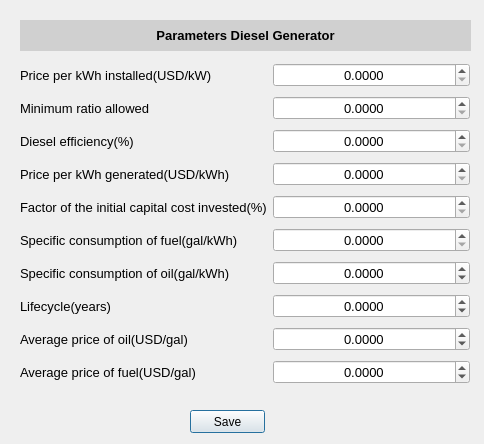
<?xml version="1.0" encoding="UTF-8"?>
<ui version="4.0">
 <class>Dialog</class>
 <widget class="QDialog" name="Dialog">
  <property name="geometry">
   <rect>
    <x>0</x>
    <y>0</y>
    <width>484</width>
    <height>444</height>
   </rect>
  </property>
  <property name="windowTitle">
   <string>Dialog</string>
  </property>
  <widget class="QWidget" name="gridLayoutWidget">
   <property name="geometry">
    <rect>
     <x>20</x>
     <y>60</y>
     <width>450</width>
     <height>335</height>
    </rect>
   </property>
   <layout class="QGridLayout" name="gridLayout">
    <item row="1" column="1">
     <widget class="QDoubleSpinBox" name="doubleSpinBox_4">
      <property name="font">
       <font>
        <pointsize>10</pointsize>
       </font>
      </property>
      <property name="layoutDirection">
       <enum>Qt::LeftToRight</enum>
      </property>
      <property name="alignment">
       <set>Qt::AlignCenter</set>
      </property>
      <property name="decimals">
       <number>4</number>
      </property>
      <property name="maximum">
       <double>10000.000000000000000</double>
      </property>
     </widget>
    </item>
    <item row="8" column="1">
     <widget class="QDoubleSpinBox" name="doubleSpinBox_9">
      <property name="font">
       <font>
        <pointsize>10</pointsize>
       </font>
      </property>
      <property name="layoutDirection">
       <enum>Qt::LeftToRight</enum>
      </property>
      <property name="alignment">
       <set>Qt::AlignCenter</set>
      </property>
      <property name="decimals">
       <number>4</number>
      </property>
      <property name="minimum">
       <double>-1000.000000000000000</double>
      </property>
      <property name="maximum">
       <double>10000.000000000000000</double>
      </property>
     </widget>
    </item>
    <item row="10" column="0">
     <widget class="QLabel" name="label_11">
      <property name="font">
       <font>
        <pointsize>10</pointsize>
       </font>
      </property>
      <property name="text">
       <string>Average price of fuel(USD/gal)</string>
      </property>
     </widget>
    </item>
    <item row="9" column="0">
     <widget class="QLabel" name="label_10">
      <property name="font">
       <font>
        <pointsize>10</pointsize>
       </font>
      </property>
      <property name="text">
       <string>Average price of oil(USD/gal)</string>
      </property>
     </widget>
    </item>
    <item row="10" column="1">
     <widget class="QDoubleSpinBox" name="doubleSpinBox_11">
      <property name="font">
       <font>
        <pointsize>10</pointsize>
       </font>
      </property>
      <property name="layoutDirection">
       <enum>Qt::LeftToRight</enum>
      </property>
      <property name="alignment">
       <set>Qt::AlignCenter</set>
      </property>
      <property name="decimals">
       <number>4</number>
      </property>
      <property name="minimum">
       <double>-1000.000000000000000</double>
      </property>
      <property name="maximum">
       <double>10000.000000000000000</double>
      </property>
     </widget>
    </item>
    <item row="3" column="0">
     <widget class="QLabel" name="label_4">
      <property name="font">
       <font>
        <pointsize>10</pointsize>
       </font>
      </property>
      <property name="text">
       <string>Diesel efficiency(%)</string>
      </property>
     </widget>
    </item>
    <item row="9" column="1">
     <widget class="QDoubleSpinBox" name="doubleSpinBox_10">
      <property name="font">
       <font>
        <pointsize>10</pointsize>
       </font>
      </property>
      <property name="layoutDirection">
       <enum>Qt::LeftToRight</enum>
      </property>
      <property name="alignment">
       <set>Qt::AlignCenter</set>
      </property>
      <property name="decimals">
       <number>4</number>
      </property>
      <property name="minimum">
       <double>-1000.000000000000000</double>
      </property>
      <property name="maximum">
       <double>10000.000000000000000</double>
      </property>
     </widget>
    </item>
    <item row="5" column="1">
     <widget class="QDoubleSpinBox" name="doubleSpinBox_6">
      <property name="font">
       <font>
        <pointsize>10</pointsize>
       </font>
      </property>
      <property name="layoutDirection">
       <enum>Qt::LeftToRight</enum>
      </property>
      <property name="alignment">
       <set>Qt::AlignCenter</set>
      </property>
      <property name="decimals">
       <number>4</number>
      </property>
      <property name="maximum">
       <double>10000.000000000000000</double>
      </property>
     </widget>
    </item>
    <item row="3" column="1">
     <widget class="QDoubleSpinBox" name="doubleSpinBox_3">
      <property name="font">
       <font>
        <pointsize>10</pointsize>
       </font>
      </property>
      <property name="layoutDirection">
       <enum>Qt::LeftToRight</enum>
      </property>
      <property name="alignment">
       <set>Qt::AlignCenter</set>
      </property>
      <property name="decimals">
       <number>4</number>
      </property>
      <property name="maximum">
       <double>10000.000000000000000</double>
      </property>
     </widget>
    </item>
    <item row="4" column="1">
     <widget class="QDoubleSpinBox" name="doubleSpinBox_5">
      <property name="font">
       <font>
        <pointsize>10</pointsize>
       </font>
      </property>
      <property name="layoutDirection">
       <enum>Qt::LeftToRight</enum>
      </property>
      <property name="alignment">
       <set>Qt::AlignCenter</set>
      </property>
      <property name="decimals">
       <number>4</number>
      </property>
      <property name="maximum">
       <double>10000.000000000000000</double>
      </property>
     </widget>
    </item>
    <item row="6" column="1">
     <widget class="QDoubleSpinBox" name="doubleSpinBox_7">
      <property name="font">
       <font>
        <pointsize>10</pointsize>
       </font>
      </property>
      <property name="layoutDirection">
       <enum>Qt::LeftToRight</enum>
      </property>
      <property name="alignment">
       <set>Qt::AlignCenter</set>
      </property>
      <property name="decimals">
       <number>4</number>
      </property>
      <property name="maximum">
       <double>10000.000000000000000</double>
      </property>
     </widget>
    </item>
    <item row="8" column="0">
     <widget class="QLabel" name="label_9">
      <property name="font">
       <font>
        <pointsize>10</pointsize>
       </font>
      </property>
      <property name="text">
       <string>Lifecycle(years)</string>
      </property>
     </widget>
    </item>
    <item row="7" column="1">
     <widget class="QDoubleSpinBox" name="doubleSpinBox_8">
      <property name="font">
       <font>
        <pointsize>10</pointsize>
       </font>
      </property>
      <property name="layoutDirection">
       <enum>Qt::LeftToRight</enum>
      </property>
      <property name="alignment">
       <set>Qt::AlignCenter</set>
      </property>
      <property name="decimals">
       <number>4</number>
      </property>
      <property name="minimum">
       <double>-1000.000000000000000</double>
      </property>
      <property name="maximum">
       <double>10000.000000000000000</double>
      </property>
     </widget>
    </item>
    <item row="2" column="1">
     <widget class="QDoubleSpinBox" name="doubleSpinBox">
      <property name="font">
       <font>
        <pointsize>10</pointsize>
       </font>
      </property>
      <property name="layoutDirection">
       <enum>Qt::LeftToRight</enum>
      </property>
      <property name="alignment">
       <set>Qt::AlignCenter</set>
      </property>
      <property name="decimals">
       <number>4</number>
      </property>
      <property name="maximum">
       <double>10000.000000000000000</double>
      </property>
     </widget>
    </item>
    <item row="7" column="0">
     <widget class="QLabel" name="label_8">
      <property name="font">
       <font>
        <pointsize>10</pointsize>
       </font>
      </property>
      <property name="text">
       <string>Specific consumption of oil(gal/kWh)</string>
      </property>
     </widget>
    </item>
    <item row="4" column="0">
     <widget class="QLabel" name="label_5">
      <property name="font">
       <font>
        <pointsize>10</pointsize>
       </font>
      </property>
      <property name="text">
       <string>Price per kWh generated(USD/kWh)</string>
      </property>
     </widget>
    </item>
    <item row="1" column="0">
     <widget class="QLabel" name="label_2">
      <property name="font">
       <font>
        <pointsize>10</pointsize>
       </font>
      </property>
      <property name="text">
       <string>Price per kWh installed(USD/kW)</string>
      </property>
     </widget>
    </item>
    <item row="6" column="0">
     <widget class="QLabel" name="label_7">
      <property name="font">
       <font>
        <pointsize>10</pointsize>
       </font>
      </property>
      <property name="text">
       <string>Specific consumption of fuel(gal/kWh)</string>
      </property>
     </widget>
    </item>
    <item row="5" column="0">
     <widget class="QLabel" name="label_6">
      <property name="font">
       <font>
        <pointsize>10</pointsize>
       </font>
      </property>
      <property name="text">
       <string>Factor of the initial capital cost invested(%)</string>
      </property>
     </widget>
    </item>
    <item row="2" column="0">
     <widget class="QLabel" name="label_3">
      <property name="font">
       <font>
        <pointsize>10</pointsize>
       </font>
      </property>
      <property name="text">
       <string>Minimum ratio allowed</string>
      </property>
     </widget>
    </item>
   </layout>
  </widget>
  <widget class="QLabel" name="label_16">
   <property name="geometry">
    <rect>
     <x>20</x>
     <y>20</y>
     <width>451</width>
     <height>31</height>
    </rect>
   </property>
   <property name="styleSheet">
    <string notr="true">background-color: rgb(208, 208, 208);</string>
   </property>
   <property name="text">
    <string>&lt;html&gt;&lt;head/&gt;&lt;body&gt;&lt;p align=&quot;center&quot;&gt;&lt;span style=&quot; font-size:10pt; font-weight:600;&quot;&gt;Parameters Diesel Generator&lt;/span&gt;&lt;/p&gt;&lt;/body&gt;&lt;/html&gt;</string>
   </property>
  </widget>
  <widget class="QPushButton" name="pushButton_2">
   <property name="geometry">
    <rect>
     <x>190</x>
     <y>410</y>
     <width>75</width>
     <height>23</height>
    </rect>
   </property>
   <property name="text">
    <string>Save</string>
   </property>
  </widget>
 </widget>
 <resources/>
 <connections/>
</ui>
